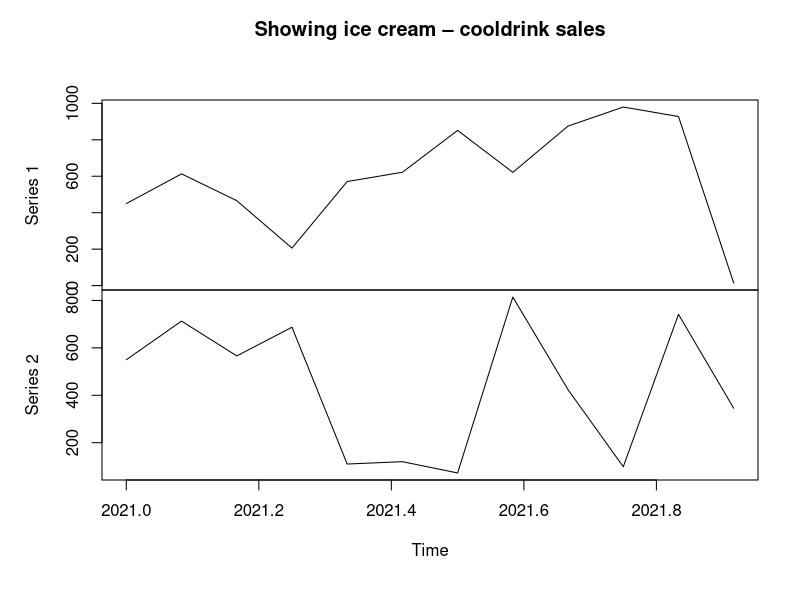

Recreate this plot in R.
sales_ice <- c(450, 613, 466, 205.7,571.0, 622.0, 851.4, 621.4,875.3,979.7, 927.5,14.45)
sales_cooldrink <- c(550, 713, 566, 687.2,110, 120, 72.4,814.4,423.5, 98.7, 741.4,345.3)
combined.sales <- matrix(c(sales_ice,sales_cooldrink),nrow = 12)
sales.timeseries <- ts(combined.sales,start = c(2021,1),frequency =12)
plot(sales.timeseries, main = "Showing ice cream – cooldrink sales")
print(sales.timeseries)